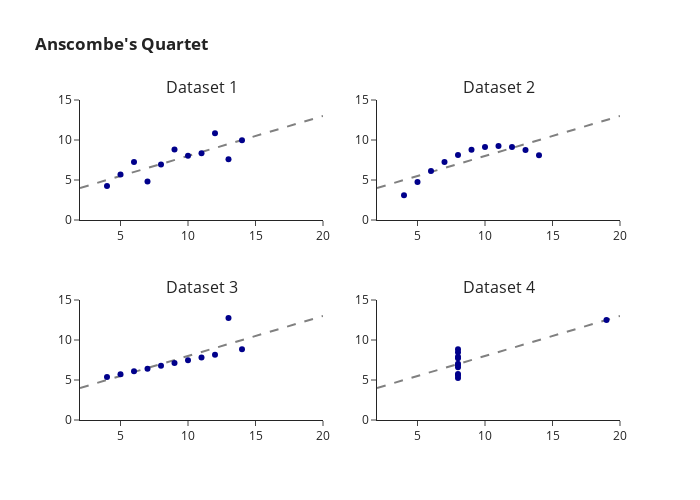

Notebook code cell kept with this figure:
### Code cell
from plotly.subplots import make_subplots
import plotly.graph_objects as go

fig = make_subplots(
    rows=2, cols=2,
    subplot_titles=("Dataset 1", "Dataset 2", "Dataset 3", "Dataset 4"))

fig.add_trace(go.Scatter(x = lin_x, y = lin_y, mode='lines', line=dict(color='grey', dash='dash')),
              row=1, col=1)

fig.add_trace(go.Scatter(x = x1, y = y1, mode='markers', line=dict(color='darkblue')),
              row=1, col=1)

fig.add_trace(go.Scatter(x = lin_x, y = lin_y, mode='lines', line=dict(color='grey', dash='dash')),
              row=1, col=2)

fig.add_trace(go.Scatter(x = x2, y = y2, mode='markers', line=dict(color='darkblue')),
              row=1, col=2)

fig.add_trace(go.Scatter(x = lin_x, y = lin_y, mode='lines', line=dict(color='grey', dash='dash')),
              row=2, col=1)

fig.add_trace(go.Scatter(x = x3, y = y3, mode='markers', line=dict(color='darkblue')),
              row=2, col=1)


fig.add_trace(go.Scatter(x = lin_x, y = lin_y, mode='lines', line=dict(color='grey', dash='dash')),
              row=2, col=2)

fig.add_trace(go.Scatter(x = x4, y = y4, mode='markers', line=dict(color='darkblue')),
              row=2, col=2)

fig.update_layout(height=500, width=700,
                  title_text="<b>Anscombe's Quartet</b>")

fig.update_layout(showlegend = False)
fig.update_yaxes(range=[0, 15])
fig.update_xaxes(range=[2, 20])
fig.show()

### Figure 1 — Plotly figure (JSON) as saved in the notebook; plotly's stock layout.template omitted (floating-point values rounded to 4 significant figures)
{"data": [{"line": {"color": "grey", "dash": "dash"}, "mode": "lines", "type": "scatter", "x": [2, 3, 4, 5, 6, 7, 8, 9, 10, 11, 12, 13, 14, 15, 16, 17, 18, 19, 20], "xaxis": "x", "y": [4, 4.5, 5, 5.5, 6, 6.5, 7, 7.5, 8, 8.5, 9, 9.5, 10, 10.5, 11, 11.5, 12, 12.5, 13], "yaxis": "y"}, {"line": {"color": "darkblue"}, "mode": "markers", "type": "scatter", "x": [10, 8, 13, 9, 11, 14, 6, 4, 12, 7, 5], "xaxis": "x", "y": [8.04, 6.95, 7.58, 8.81, 8.33, 9.96, 7.24, 4.26, 10.84, 4.82, 5.68], "yaxis": "y"}, {"line": {"color": "grey", "dash": "dash"}, "mode": "lines", "type": "scatter", "x": [2, 3, 4, 5, 6, 7, 8, 9, 10, 11, 12, 13, 14, 15, 16, 17, 18, 19, 20], "xaxis": "x2", "y": [4, 4.5, 5, 5.5, 6, 6.5, 7, 7.5, 8, 8.5, 9, 9.5, 10, 10.5, 11, 11.5, 12, 12.5, 13], "yaxis": "y2"}, {"line": {"color": "darkblue"}, "mode": "markers", "type": "scatter", "x": [10, 8, 13, 9, 11, 14, 6, 4, 12, 7, 5], "xaxis": "x2", "y": [9.14, 8.14, 8.74, 8.77, 9.26, 8.1, 6.13, 3.1, 9.13, 7.26, 4.74], "yaxis": "y2"}, {"line": {"color": "grey", "dash": "dash"}, "mode": "lines", "type": "scatter", "x": [2, 3, 4, 5, 6, 7, 8, 9, 10, 11, 12, 13, 14, 15, 16, 17, 18, 19, 20], "xaxis": "x3", "y": [4, 4.5, 5, 5.5, 6, 6.5, 7, 7.5, 8, 8.5, 9, 9.5, 10, 10.5, 11, 11.5, 12, 12.5, 13], "yaxis": "y3"}, {"line": {"color": "darkblue"}, "mode": "markers", "type": "scatter", "x": [10, 8, 13, 9, 11, 14, 6, 4, 12, 7, 5], "xaxis": "x3", "y": [7.46, 6.77, 12.74, 7.11, 7.81, 8.84, 6.08, 5.39, 8.15, 6.42, 5.73], "yaxis": "y3"}, {"line": {"color": "grey", "dash": "dash"}, "mode": "lines", "type": "scatter", "x": [2, 3, 4, 5, 6, 7, 8, 9, 10, 11, 12, 13, 14, 15, 16, 17, 18, 19, 20], "xaxis": "x4", "y": [4, 4.5, 5, 5.5, 6, 6.5, 7, 7.5, 8, 8.5, 9, 9.5, 10, 10.5, 11, 11.5, 12, 12.5, 13], "yaxis": "y4"}, {"line": {"color": "darkblue"}, "mode": "markers", "type": "scatter", "x": [8, 8, 8, 8, 8, 8, 8, 19, 8, 8, 8], "xaxis": "x4", "y": [6.58, 5.76, 7.71, 8.84, 8.47, 7.04, 5.25, 12.5, 5.56, 7.91, 6.89], "yaxis": "y4"}], "layout": {"annotations": [{"font": {"size": 16}, "showarrow": false, "text": "Dataset 1", "x": 0.225, "xanchor": "center", "xref": "paper", "y": 1, "yanchor": "bottom", "yref": "paper"}, {"font": {"size": 16}, "showarrow": false, "text": "Dataset 2", "x": 0.775, "xanchor": "center", "xref": "paper", "y": 1, "yanchor": "bottom", "yref": "paper"}, {"font": {"size": 16}, "showarrow": false, "text": "Dataset 3", "x": 0.225, "xanchor": "center", "xref": "paper", "y": 0.375, "yanchor": "bottom", "yref": "paper"}, {"font": {"size": 16}, "showarrow": false, "text": "Dataset 4", "x": 0.775, "xanchor": "center", "xref": "paper", "y": 0.375, "yanchor": "bottom", "yref": "paper"}], "height": 500, "showlegend": false, "title": {"text": "<b>Anscombe's Quartet</b>"}, "width": 700, "xaxis": {"anchor": "y", "domain": [0, 0.45], "range": [2, 20], "type": "linear"}, "xaxis2": {"anchor": "y2", "domain": [0.55, 1], "range": [2, 20], "type": "linear"}, "xaxis3": {"anchor": "y3", "domain": [0, 0.45], "range": [2, 20], "type": "linear"}, "xaxis4": {"anchor": "y4", "domain": [0.55, 1], "range": [2, 20], "type": "linear"}, "yaxis": {"anchor": "x", "domain": [0.625, 1], "range": [0, 15], "type": "linear"}, "yaxis2": {"anchor": "x2", "domain": [0.625, 1], "range": [0, 15], "type": "linear"}, "yaxis3": {"anchor": "x3", "domain": [0, 0.375], "range": [0, 15], "type": "linear"}, "yaxis4": {"anchor": "x4", "domain": [0, 0.375], "range": [0, 15], "type": "linear"}}}
